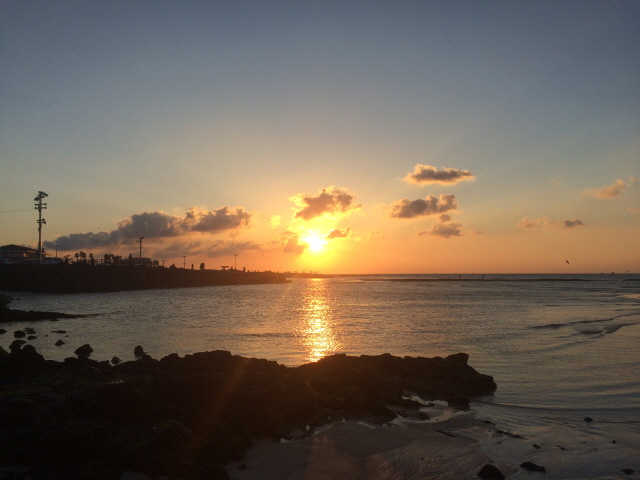
#> input picture opencv/images/img5.jpg, 640 x 480 px
$ python '영상 밝기 조절.py'
#> lines starting #> are read from the running program, lines starting #| are printed output that depends on the picture
import cv2
import numpy as np
from matplotlib import pyplot as plt

print(cv2.IMREAD_GRAYSCALE)
img1 = cv2.imread('./images/img5.jpg', 0)
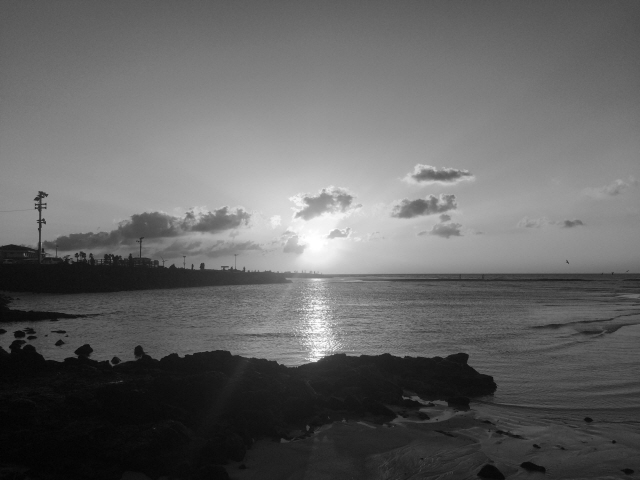
#> img1: shape (480, 640); min 0, max 255, mean 100.7

# 영상 밝기 조절 변수 선언 및 초기화
v = np.full(shape=img1.shape, fill_value=100, dtype=np.uint8)
v_n = np.full(shape=img1.shape, fill_value=255, dtype=np.uint8)

# 영상 밝기 조절
# res1은 파이썬 결과, res2와 res3은 OpenCV에서 제공하는 함수를 사용한 결과
ress = []
ress.append(img1)
ress.append(np.uint8(img1 + v))
ress.append(cv2.add(img1, v))
ress.append(cv2.subtract(v_n, img1))
#> v_n: shape (480, 640); every value is 255

titles = ['input','add','add2','sub']
for i in range(4):
    plt.subplot(2,2,i+1)
    plt.imshow(ress[i], cmap='gray')
    plt.title(titles[i])
    plt.xticks([]), plt.yticks([])
plt.show()
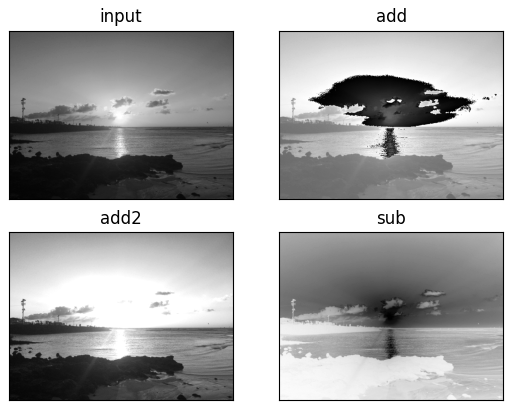
#> figure drawn by matplotlib, 4 panels

$ run again, with opencv/images/img1.jpg copied over opencv/images/img5.jpg
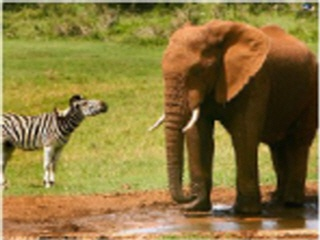
#> input picture opencv/images/img1.jpg, 320 x 240 px
#> `img1 = cv2.imread('./images/img5.jpg', 0)`:
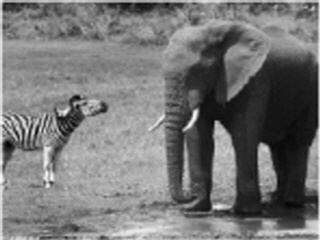
#> img1: shape (240, 320); min 1, max 250, mean 117.8
#> v_n: shape (240, 320); every value is 255
#> `plt.show()`:
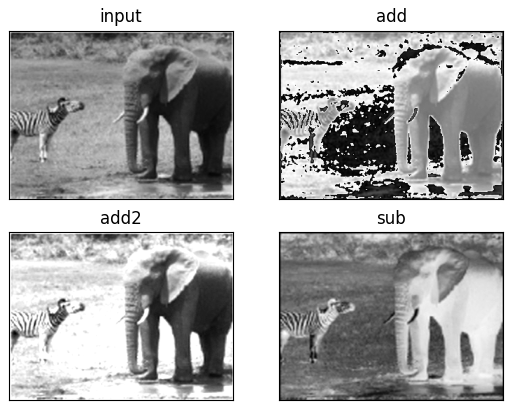
#> figure drawn by matplotlib, 4 panels

$ run again, with opencv/images/img10.jpg copied over opencv/images/img5.jpg
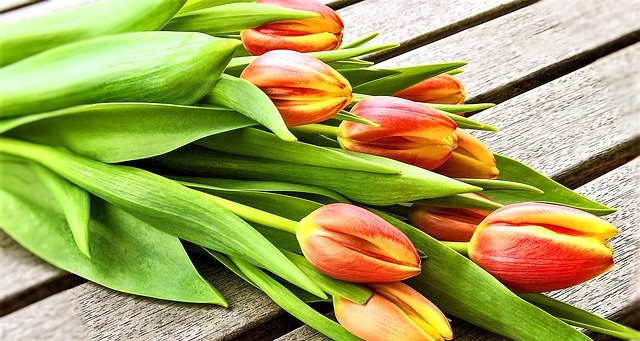
#> input picture opencv/images/img10.jpg, 640 x 341 px
#> `img1 = cv2.imread('./images/img5.jpg', 0)`:
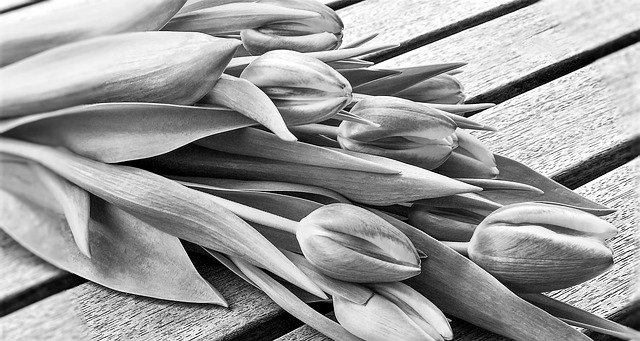
#> img1: shape (341, 640); min 0, max 255, mean 154.5
#> v_n: shape (341, 640); every value is 255
#> `plt.show()`:
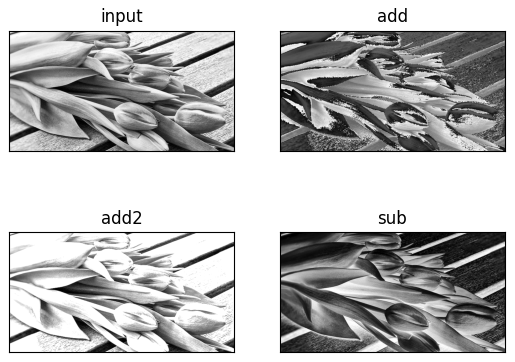
#> figure drawn by matplotlib, 4 panels

$ run again, with opencv/images/img11.jpg copied over opencv/images/img5.jpg
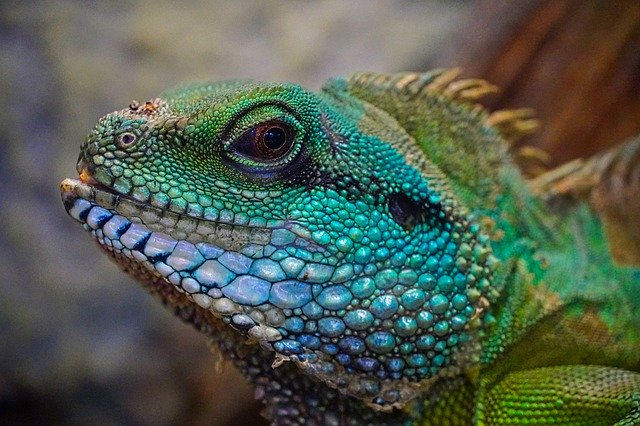
#> input picture opencv/images/img11.jpg, 640 x 426 px
#> `img1 = cv2.imread('./images/img5.jpg', 0)`:
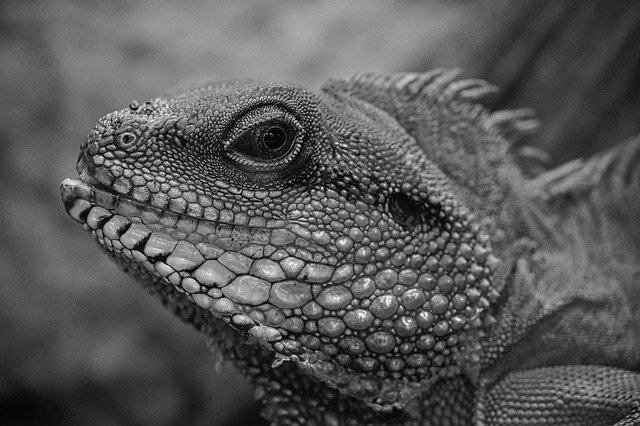
#> img1: shape (426, 640); min 0, max 255, mean 88.1
#> v_n: shape (426, 640); every value is 255
#> `plt.show()`:
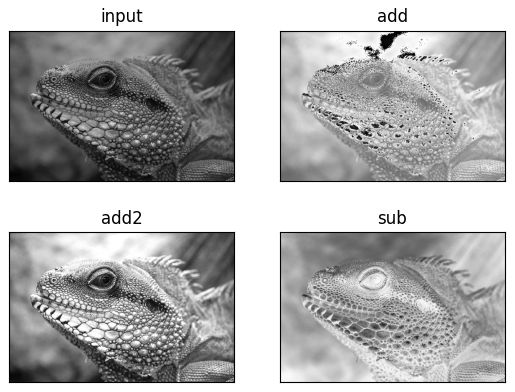
#> figure drawn by matplotlib, 4 panels
